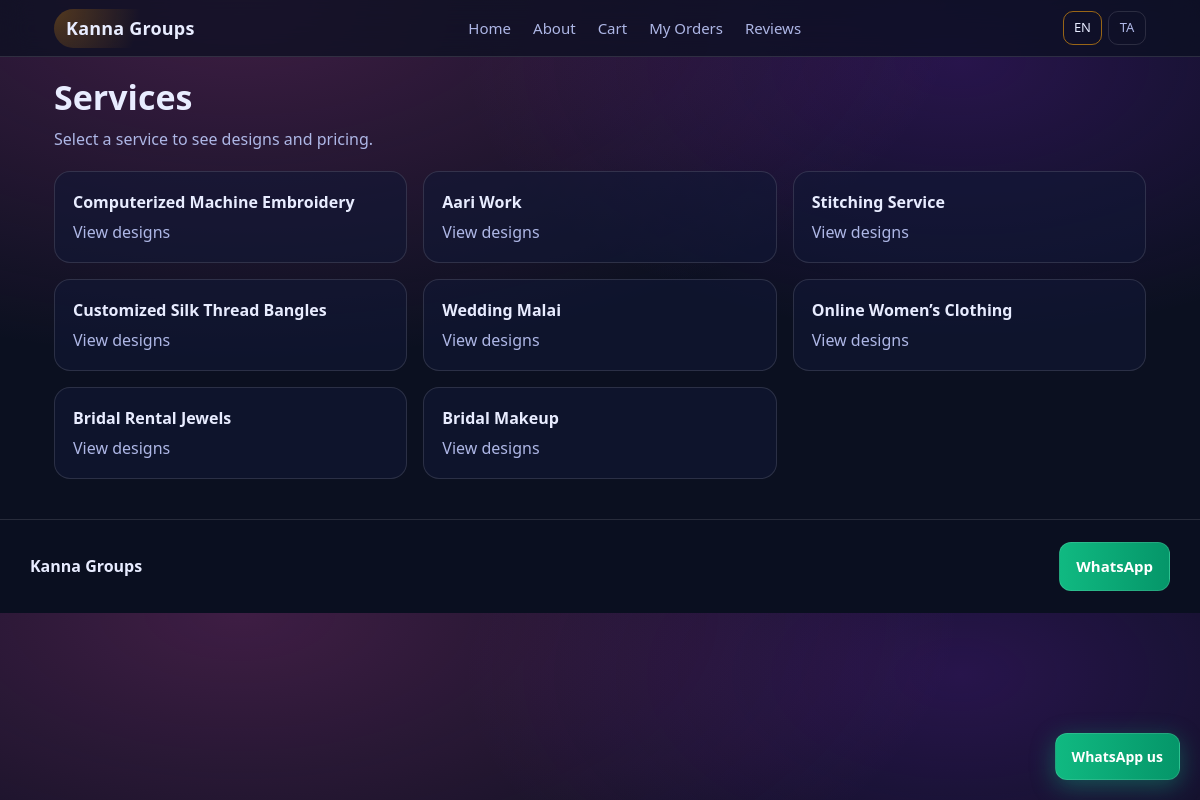
Page /services on the earlier database version.
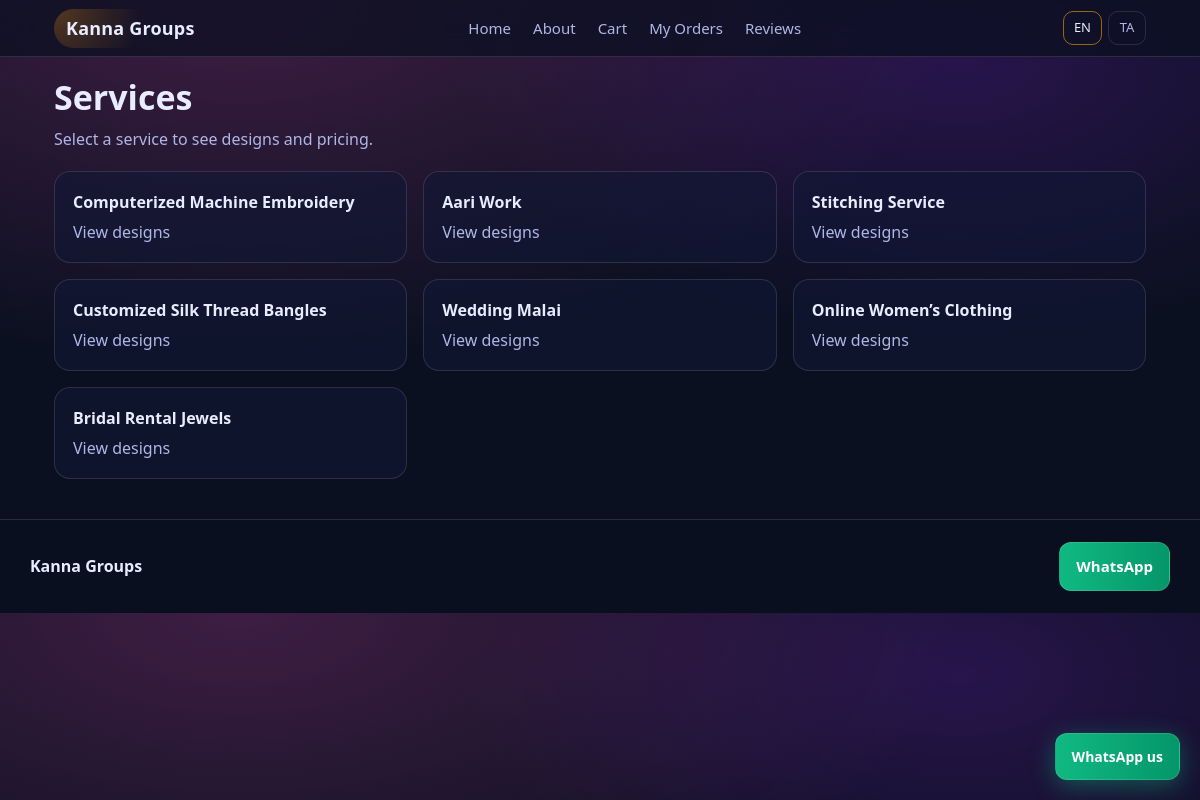
Same page on the later database version.
### app/models.py (models this page shows, shortened)
class Service(db.Model):
    __tablename__ = "service"
    id = db.Column(db.Integer, primary_key=True)
    slug = db.Column(db.String(64), unique=True, nullable=False, index=True)
    name_en = db.Column(db.String(128), nullable=False)
    name_ta = db.Column(db.String(128), nullable=False)
    created_at = db.Column(db.DateTime(timezone=True), default=_utcnow, nullable=False)
    designs = db.relationship("Design", backref="service", lazy=True,
                              cascade="all, delete-orphan")

### app/routes/public.py (the view)
@bp.get("/services")
def services():
    services = Service.query.order_by(Service.id.asc()).all()
    return render_template(
        "shop/services.html",
        services=services,
        lang=_lang(),
        business_name=get_setting("business_name", "Kanna Groups"),
        whatsapp=get_setting("whatsapp_number", "+919344272890"),
    )

### app/models.py (called while the page is built)
def get_setting(key: str, default: str = "") -> str:
    s = Setting.query.filter_by(key=key).first()
    return s.value if s else default

### app/routes/public.py (called while the page is built)
def _lang() -> str:
    lang = request.args.get("lang", "en").lower()
    return "ta" if lang == "ta" else "en"

### app/templates/shop/services.html (shortened to what this page needs)
{% extends "base.html" %}
{% block content %}
  <div class="page-header">
    <h1>{{ 'Services' if lang=='en' else 'சேவைகள்' }}</h1>
    <p class="muted">{{ 'Select a service to see designs and pricing.' if lang=='en' else 'ஒரு சேவையை தேர்வு செய்து டிசைன்கள் மற்றும் விலையை பார்க்கலாம்.' }}</p>
  </div>
  <div class="grid">
    {% for s in services %}
      <a class="card" href="{{ url_for('public.service_detail', slug=s.slug, lang=lang) }}">
        <div class="card-title">{{ s.name_en if lang=='en' else s.name_ta }}</div>
        <div class="muted">{{ 'View designs' if lang=='en' else 'டிசைன்கள் பார்க்க' }}</div>
      </a>
    {% endfor %}
  </div>
{% endblock %}

Differences in the rows shown:
removed Service: name_en "Bridal Makeup", value "View designs"
